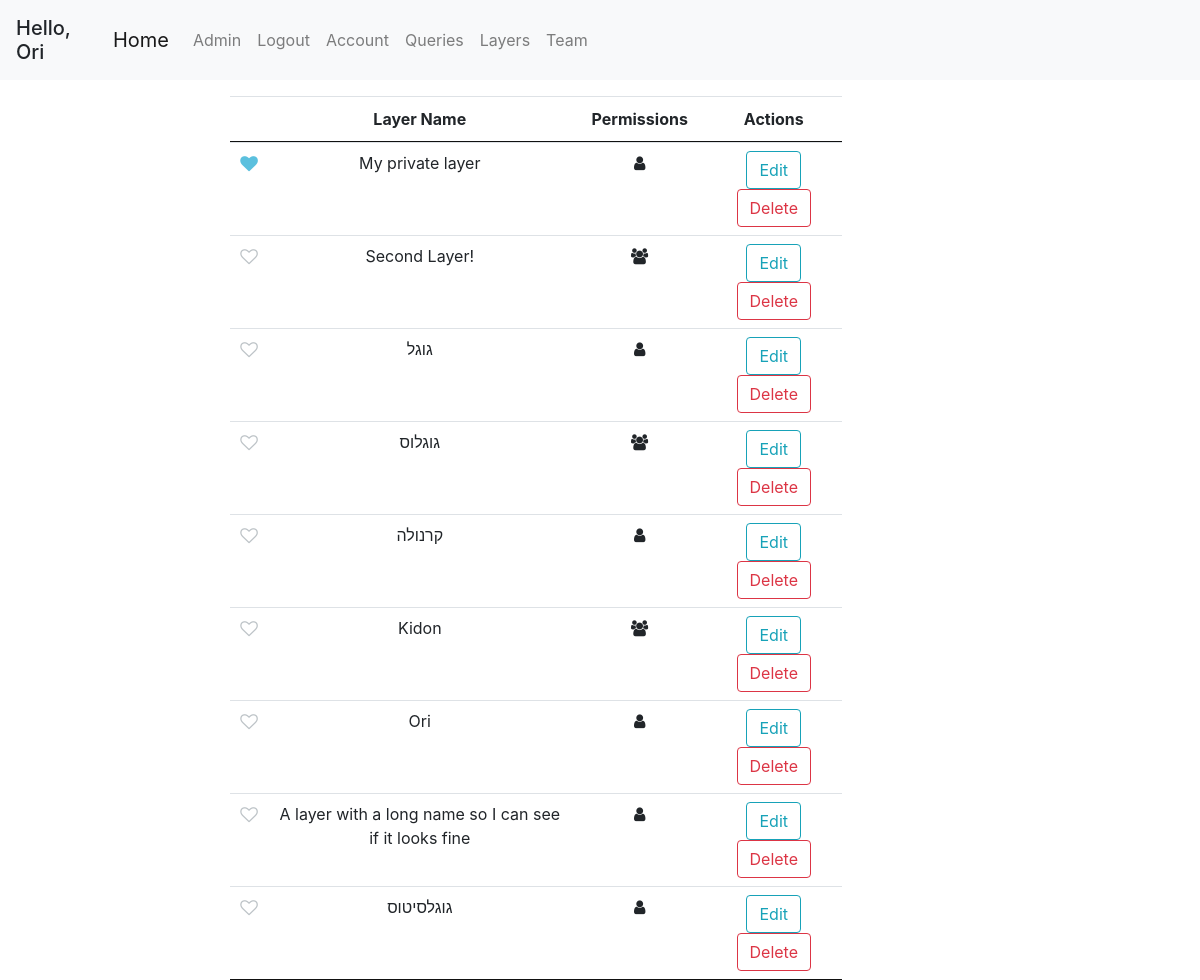
Page /layers (signed in) on the committed database.
### geoportal/models.py (models this page shows, shortened)
class User(db.Model, UserMixin):
    id = db.Column(db.Integer, primary_key=True)
    username = db.Column(db.String(20), unique=True, nullable=False)
    email = db.Column(db.String(120), unique=True, nullable=False)
    first_name = db.Column(db.String(20), nullable=False, default='')
    last_name = db.Column(db.String(20), nullable=False, default='')
    password = db.Column(db.String(60), nullable=False)
    team_id = db.Column(db.Integer, db.ForeignKey('team.id'))
    roles = db.relationship('Role', secondary='user_roles')
    layers = db.relationship('Layer', backref='user', lazy=True)
    queries = db.relationship('Query', backref='user', lazy=True)
    preferences = db.relationship('UserPreferences', backref='user', lazy=True)
    def has_role(self, role_name):
        for role in self.roles:
            if role.name == role_name:
                return True
        return False

class Layer(db.Model):
    id = db.Column(db.Integer, primary_key=True)
    name = db.Column(db.String(100), nullable=False)
    user_id = db.Column(db.Integer, db.ForeignKey('user.id'), nullable=False)
    default_color = db.Column(db.String(20), default='blue')
    only_user = db.Column(db.Boolean, default=True)
    only_team = db.Column(db.Boolean, default=False)
    public = db.Column(db.Boolean, default=False)
    points = db.relationship('Point', backref='layer', lazy=True)
    polygons = db.relationship('Polygon', backref='layer', lazy=True)

### geoportal/mapping/views.py (the view)
@mapping.route('/layers')
@login_required
def get_layers():
    layers = get_allowed_layers()
    return render_template('layers.html', layers=layers, marked_layers=get_favorite_layers())

### geoportal/mapping/utils.py (called while the page is built)
def marked_layers_first(layers):
    return sorted(layers, key=lambda layer: UserMarkedLayer.query.filter(and_(UserMarkedLayer.layer_id == layer.id, UserMarkedLayer.user_id == current_user.id)).first() is not None, reverse=True)

def get_allowed_layers():
    if current_user.is_authenticated:
        layers = Layer.query.all()
        authorized_layers = []
        for layer in layers:
            if (layer.only_team and User.query.get(layer.user_id).team_id == current_user.team_id) or layer.user_id == current_user.id:
                authorized_layers.append(layer)
        layers = authorized_layers
        layers = marked_layers_first(layers)
    else:
        layers = []
    return layers

def get_favorite_layers():
    if current_user.is_authenticated:
        marked_layers = db.session.query(UserMarkedLayer.layer_id).filter_by(user_id=current_user.id).all()
        return [layer[0] for layer in marked_layers]
    return []

### geoportal/models.py (called while the page is built)
@login_manager.user_loader
def load_user(user_id):
    return User.query.get(int(user_id))

### geoportal/templates/layers.html (shortened to what this page needs)
{% extends "base.html" %}
{% block content %}
<div class="col-md-10 mt-3">
    <table class="table table-hover table-condensed dataTable no-footer">
        <thead style="text-align: center">
            <tr>
                <th></th>
                <th>Layer Name</th>
                <th>Permissions</th>
                <th>Actions</th>
            </tr>
        </thead>
        <tbody style="text-align: center">
        {% for layer in layers %}
            <tr id="{{ layer.id }}">
                <td>
                    <div class="pretty p-icon p-toggle p-plain">
                        <div class="state p-off">
                            <i class="icon fa fa-heart-o "></i>
                        </div>
                        <div class="state p-on p-info-o">
                            <i class="icon fa fa-heart"></i>
                        </div>
                    </div>
                </td>
                <td>{{ layer.name }}</td>
                <td>
                    {% if layer.only_user %}
                    <span data-name="only-user" class="fa fa-user"></span>
                    {% elif layer.only_team %}
                    <span data-name="share-team" class="fa fa-users"></span>
                    {% else %}
                    <span data-name="public" class="fa fa-globe"></span>
                    {% endif %}
                </td>
                <td>
                    <button class="btn btn-outline-info" onclick="editLayer({{ layer.id }})">Edit</button>
                    <button class="btn btn-outline-danger" onclick="deleteLayer({{ layer.id }})">Delete</button>
                </td>
            </tr>
        {% endfor %}
        </tbody>
    </table>
</div>
{% endblock content %}

### geoportal/templates/base.html (shortened to what this page needs)
<!DOCTYPE html>
<html lang="en">
<head>
    <link rel="stylesheet" href="/static/css/bootstrap/bootstrap.min.css"/>
    <link rel="stylesheet" href="/static/css/style.css"/>
    <link rel="stylesheet" href="/static/css/leaflet/leaflet.css"/>
    <link rel="stylesheet" href="/static/css/leaflet/leaflet.draw.css"/>
    <link rel="stylesheet" href="/static/css/jquery/jquery.dataTables.min.css">
    <link rel="stylesheet" href="https://cdnjs.cloudflare.com/ajax/libs/font-awesome/4.7.0/css/font-awesome.min.css">
    <link rel="stylesheet" href="/static/css/utils/pretty-checkbox.min.css">
    <link rel="stylesheet" href="/static/css/leaflet/leaflet.contextmenu.css">
</head>
<body>
    <header class="site-header">
        <nav class="navbar navbar-expand-lg navbar-fixed-top navbar-light bg-light">
            {% if current_user.is_authenticated %}
            <h5 class="mt-2">Hello, {{ current_user.first_name }}</h5>
            {% endif %}
            <div class="container">
                <a class="navbar-brand" href="{{ url_for('main.home') }}">Home</a>
                <div class="collapse navbar-collapse" id="navbarSupportedContent">
                    <ul class="navbar-nav mr-auto">
                        {% if current_user.is_authenticated %}
                            {% if current_user.has_role('Admin') %}
                                <li class="nav-item"><a class="nav-link" href="/admin">Admin</a></li>
                            {% endif %}
                            <li class="nav-item"><a class="nav-link" href="{{ url_for('users.logout') }}">Logout</a></li>
                            <li class="nav-item"><a class="nav-link" href="{{ url_for('users.account') }}">Account</a></li>
                            <li class="nav-item"><a class="nav-link" href="{{ url_for('queries.get_queries') }}">Queries</a></li>
                            <li class="nav-item"><a class="nav-link" href="{{ url_for('mapping.get_layers') }}">Layers</a></li>
                            {% if current_user.team_id %}
                                <li class="nav-item"><a class="nav-link" href="{{ url_for('users.team') }}">Team</a></li>
                            {% else %}
                                <li class="nav-item"><a class="nav-link" href="{{ url_for('users.new_team') }}">Create Team</a></li>
                            {% endif %}
                        {% else %}
                            <li class="nav-item"><a class="nav-link" href="{{ url_for('users.login') }}">Login</a></li>
                            <li class="nav-item"><a class="nav-link" href="{{ url_for('users.register') }}">Register</a></li>
                        {% endif %}
                    </ul>
                </div>
            </div>
        </nav>
    </header>
    <div class="container-fluid" id="content">
        <div class="row">
            <div class="col-md-3 col-lg-2 sidebar">
            </div>
            <div class="col-md-6 col-lg-8 main">
                {% block content %}{% endblock %}
            </div>
            <div class="col-md-3 col-lg-2 sidebar" id="right-sidebar">
            </div>
        </div>
    </div>
</body>
</html>

### rows in the picture
User: first_name "Ori"
Layer: name "My private layer", only_user True (drawn)
Layer: name "Second Layer!", only_user False (drawn)
Layer: name "גוגל", only_user True (drawn)
Layer: name "גוגלוס", only_user False (drawn)
Layer: name "קרנולה", only_user True (drawn)
Layer: name "Kidon", only_user False (drawn)
Layer: name "Ori", only_user True (drawn)
Layer: name "A layer with a long name so I can see if it looks fine", only_user True (drawn)
Layer: name "גוגלסיטוס", only_user True (drawn)
